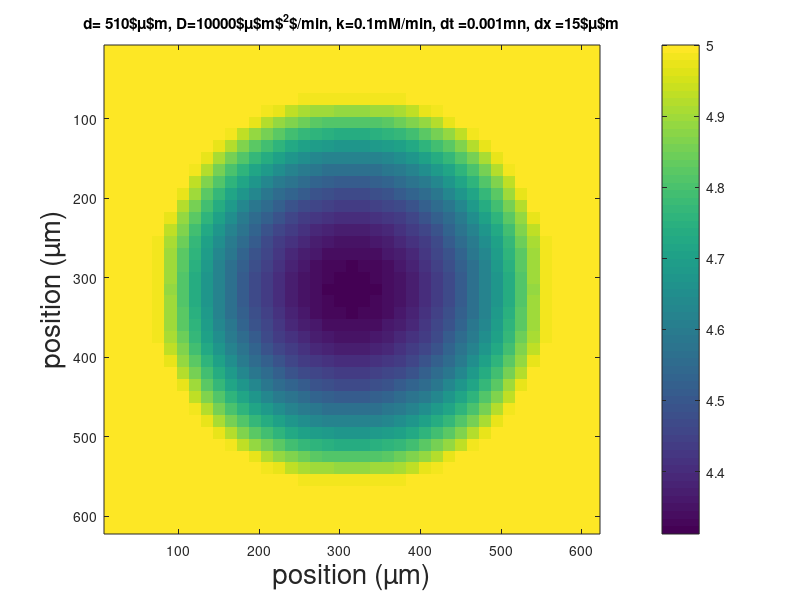
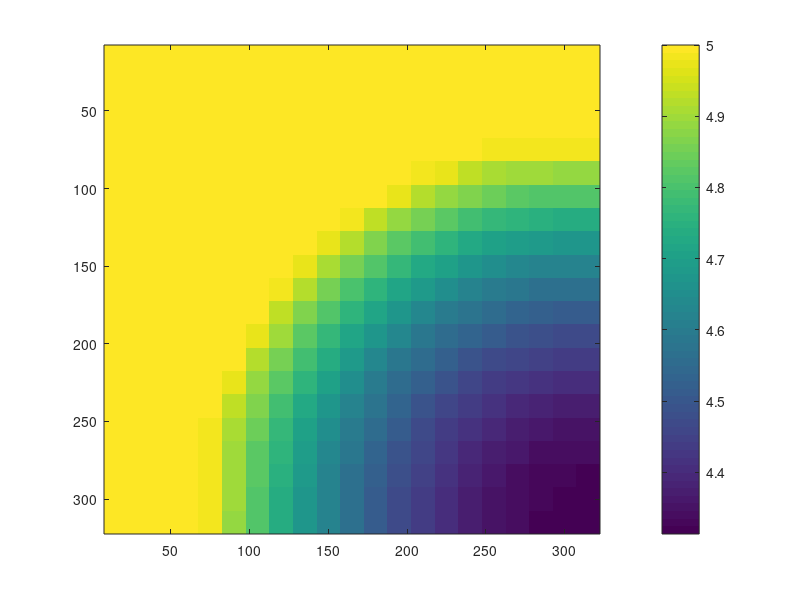
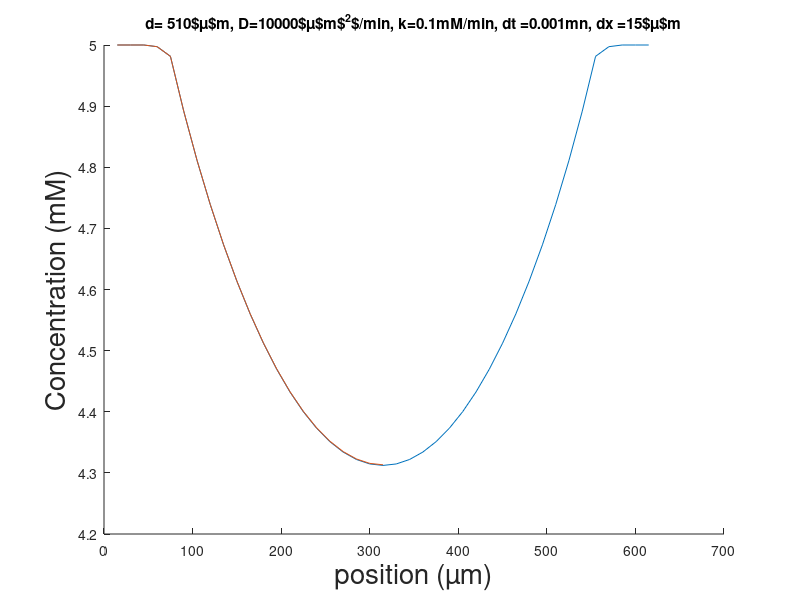
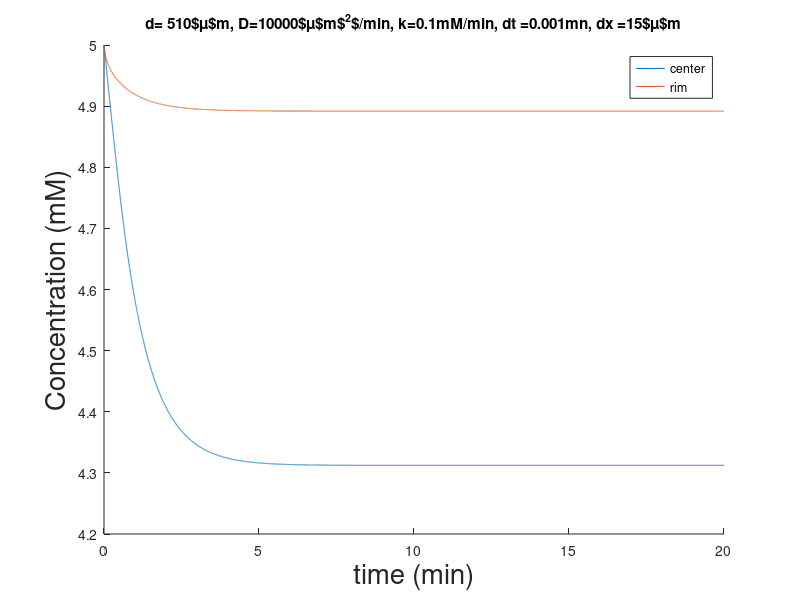

Write MATLAB code to recreate these figures, in order.
clear all;
close all;

tic()
sz = 41;
G = zeros(sz,sz);
kG = zeros(sz,sz);
Gsym = zeros(round(sz/2)+1,round(sz/2)+1);
kGsym = zeros(round(sz/2)+1,round(sz/2)+1);

DG = ones(sz,sz);
DGsym = ones(round(sz/2)+1,round(sz/2)+1);
DG = 40000*DG;
DGsym = 40000*DGsym;
DG_tissue = 10000;
kG_tissue = 0.1;
r = round(sz/2.2)-2; %radius of the tissue circle in units

dx = 15;
dt = 1/1000;
ntime = 20/dt;

%giving all indexes corresponding to a center circle
[i,j,v] = find(DG!=0);
dsy = j-round(sz/2);
dsx = i-round(sz/2);
DG(find((dsx.^2+dsy.^2)<r^2))= DG_tissue;
kG(find((dsx.^2+dsy.^2)<r^2))= kG_tissue;
[i,j,v] = find(DGsym!=0);
dsy_s = j-round(sz/2);
dsx_s = i-round(sz/2);
DGsym(find((dsx_s.^2+dsy_s.^2)<r^2))= DG_tissue;

G(:,:) =5;



tic()
for i=1:ntime
    i

    G(find((dsx.^2+dsy.^2)>=r^2))= 5;
    %G(find((dsx_s.^2+dsy_s.^2)>=r^2))= 5;
    Gsym(find((dsx_s.^2+dsy_s.^2)>=r^2))= 5;

    %explicit  scheme
    Gsym(2:round(sz/2),round(sz/2)+1) = Gsym(2:round(sz/2),round(sz/2)-1);
    Gsym(round(sz/2)+1,2:round(sz/2)) = Gsym(round(sz/2)-1,2:round(sz/2));
    %x-step
    G(2:sz-1,:) =  G(2:sz-1,:) + dt*(DG(3:sz,:)-DG(1:sz-2,:))/(4*dx^2).*(G(3:sz,:)-G(1:sz-2,:)) + DG(2:sz-1,:)*dt/dx^2.*(G(3:sz,:) -2*(G(2:sz-1,:)) + G(1:sz-2,:)) -kG(2:sz-1,:).*G(2:sz-1,:)*dt;
    Gsym(2:round(sz/2),2:round(sz/2)) =  Gsym(2:round(sz/2),2:round(sz/2)) + dt*(DGsym(3:round(sz/2)+1,2:round(sz/2))-DGsym(1:round(sz/2)-1,2:round(sz/2)))/(4*dx^2).*(Gsym(3:round(sz/2)+1,2:round(sz/2))-Gsym(1:round(sz/2)-1,2:round(sz/2))) + DGsym(2:round(sz/2),2:round(sz/2))*dt/dx^2.*(Gsym(3:round(sz/2)+1,2:round(sz/2)) -2*(Gsym(2:round(sz/2),2:round(sz/2))) + Gsym(1:round(sz/2)-1,2:round(sz/2))) -kG(2:round(sz/2),2:round(sz/2)).*Gsym(2:round(sz/2),2:round(sz/2))*dt;
    %y-step
    G(:,2:sz-1) =  G(:,2:sz-1) + dt*(DG(:,3:sz)-DG(:,1:sz-2))/(4*dx^2).*(G(:,3:sz)-G(:,1:sz-2))+ DG(:,2:sz-1)*dt/dx^2.*(G(:,3:sz) -2*(G(:,2:sz-1)) + G(:,1:sz-2));
    Gsym(2:round(sz/2),2:round(sz/2)) =  Gsym(2:round(sz/2),2:round(sz/2)) + dt*(DGsym(2:round(sz/2),3:round(sz/2)+1)-DGsym(2:round(sz/2),1:round(sz/2)-1))/(4*dx^2).*(Gsym(2:round(sz/2),3:round(sz/2)+1)-Gsym(2:round(sz/2),1:round(sz/2)-1)) + DGsym(2:round(sz/2),2:round(sz/2))*dt/dx^2.*(Gsym(2:round(sz/2),3:round(sz/2)+1) -2*(Gsym(2:round(sz/2),2:round(sz/2))) + Gsym(2:round(sz/2),1:round(sz/2)-1));

    Gt(i,1) =  G(round(sz/2),round(sz/2));
    Gt(i,2) =  G(round(sz/2),round(sz/2-r+2));


endfor
toc()

fG = figure;
aG = axes(fG);
imagesc((1:sz)*dx,(1:sz)*dx,G)
colorbar
xlabel(aG,'position (µm)','fontsize',20)
ylabel(aG, 'position (µm)','fontsize',20)
title(aG, ['d= ' num2str(r*2*dx) '$\mu$m, D=' num2str(DG_tissue) '$\mu$m$^2$/min, k=' num2str(kG_tissue) 'mM/min, dt =' num2str(dt) 'mn, dx =' num2str(dx) '$\mu$m'])

fGs = figure;
aGs = axes(fGs);
imagesc((1:round(sz/2))*dx,(1:round(sz/2))*dx,Gsym(1:round(sz/2),1:round(sz/2)))
colorbar
xlabel(aG,'position (µm)','fontsize',20)
ylabel(aG, 'position (µm)','fontsize',20)


fGx = figure;
aGx = axes(fGx);
hold(aGx)
plot((1:sz)*dx,G(round(sz/2),:))
plot((1:round(sz/2))*dx,Gsym(round(sz/2),1:round(sz/2)))
xlabel(aGx,'position (µm)','fontsize',20)
ylabel(aGx, 'Concentration (mM)','fontsize',20)
title(aGx, ['d= ' num2str(r*2*dx) '$\mu$m, D=' num2str(DG_tissue) '$\mu$m$^2$/min, k=' num2str(kG_tissue) 'mM/min, dt =' num2str(dt) 'mn, dx =' num2str(dx) '$\mu$m'])

fGt  = figure;
aGt = axes(fGt);
hold(aGt);
plot(aGt,(1:ntime)*dt,Gt(:,1))
plot(aGt,(1:ntime)*dt,Gt(:,2))
xlabel(aGt,'time (min)','fontsize',20)
ylabel(aGt, 'Concentration (mM)','fontsize',20)
legend(aGt,'center','rim')
title(aGt, ['d= ' num2str(r*2*dx) '$\mu$m, D=' num2str(DG_tissue) '$\mu$m$^2$/min, k=' num2str(kG_tissue) 'mM/min, dt =' num2str(dt) 'mn, dx =' num2str(dx) '$\mu$m'])


##print (fG, "/home/antony/Documents/Post-doc/test_fortran/plots/RD_G_cons7.pdf", "-dpdflatexstandalone","-S480,360","-FCalibri:22");
%print (fGx, "/home/antony/Documents/Post-doc/test_fortran/plots/RD_Gx_cons_pucekm1.pdf", "-dpdflatexstandalone","-S480,360","-FCalibri:22");
##print (fGt, "/home/antony/Documents/Post-doc/test_fortran/plots/RD_Gt_cons7.pdf", "-dpdflatexstandalone","-S480,360","-FCalibri:22");

%name configs and run them with different parameters
%cons1 Schaller cons / my parameters  small tissue D 6000 k 20 cell diam 2.5
%cons2 Schaller cons / my parameters large tissue D 6000 k 20 cell diam 2.5
%cons3 Schaller cons / Schaller parameters small tissue D 6000 k 10 cell diam 3
%cons4 Schaller/Mao cons / Mao parameters small tissue D 1200 k 3.5 cell diam 6.6
%cons5 unknown cons / my parameters small tissue D 10000 k 20 cell diam 7.5
%cons6 unknown cons / my parameters large tissue D 10000 k 10 cell diam 7.5
%model 2----------------------------------------------
%cons7 unknown cons / my parameters large tissue D 10000 kt 4 cell diam 7.5
%cons8 unknown cons / my parameters small tissue D 10000 kt 4 cell diam 7.5
